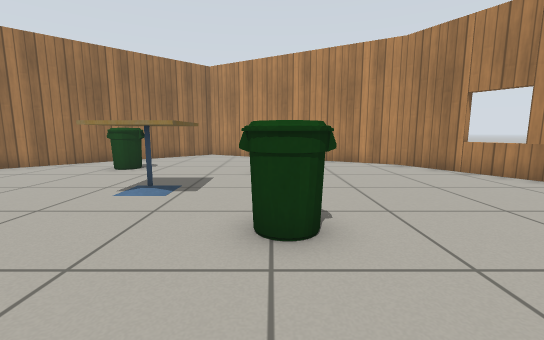
[1] (above)

12 first-person views from a walk through a robot-simulator world made for Gazebo. The camera is 0.67 m above the floor, tilts 8° down and sees 90° across. The floor is counted in squares, 0.5 m on a side. Each view is taken from the middle of a square. On the plan, view 1 faces up. The plan holds only what a view shows up to about 13 squares ahead; the rest is blank. Simple patterns stand in for the simulator's built-in surfaces.

[2]
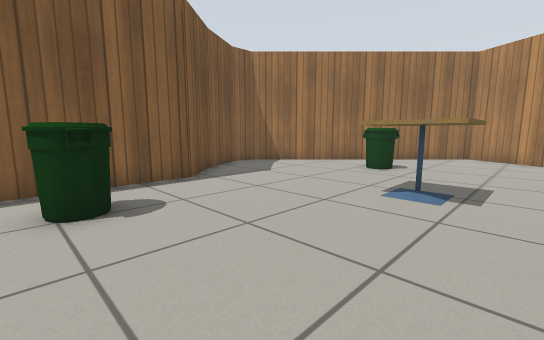

[3]
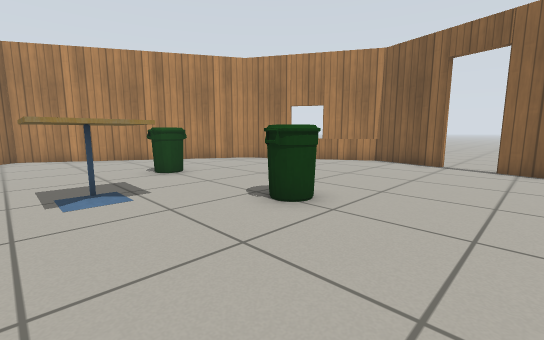

[4]
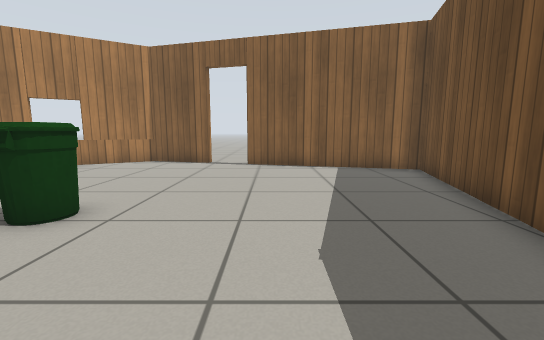

[5]
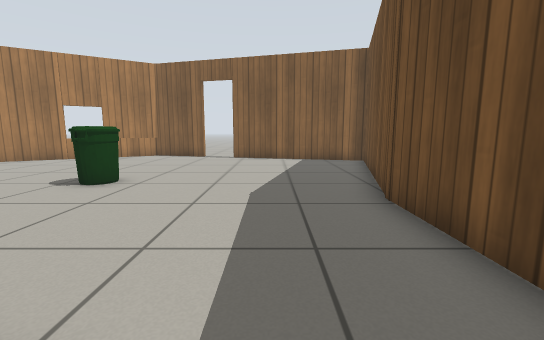

[6]
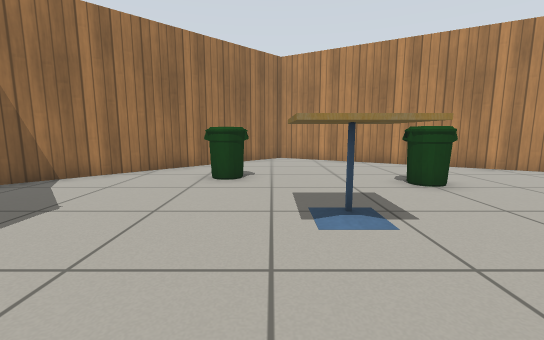

[7]
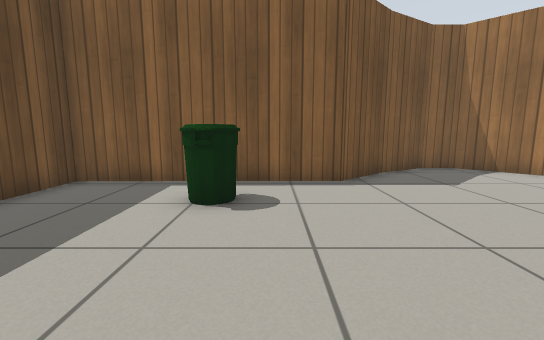

[8]
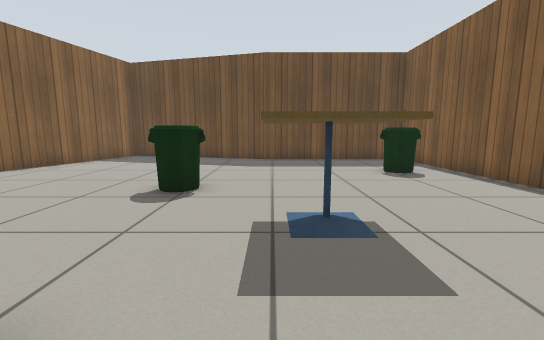

[9]
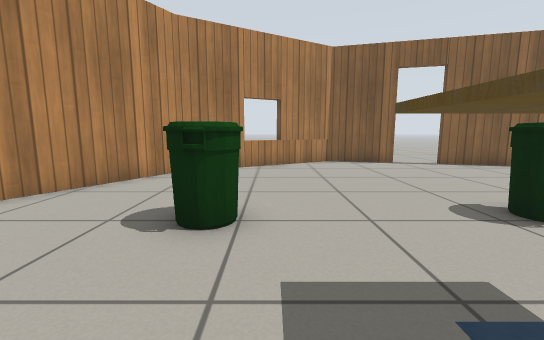

[10]
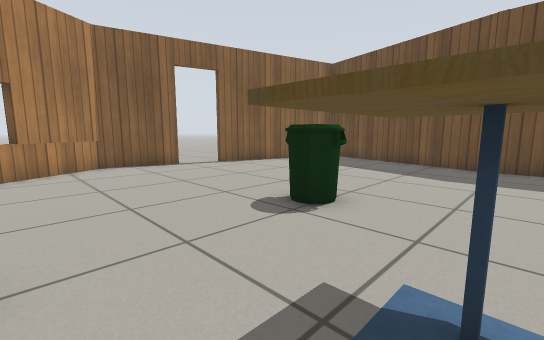

[11]
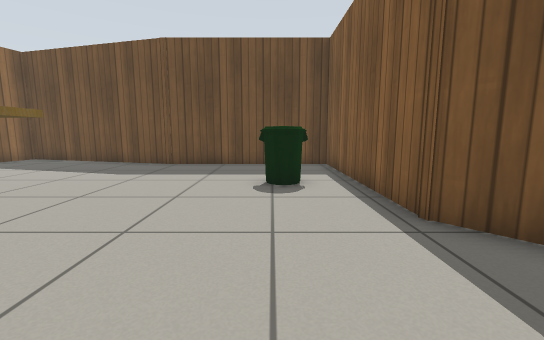

[12]
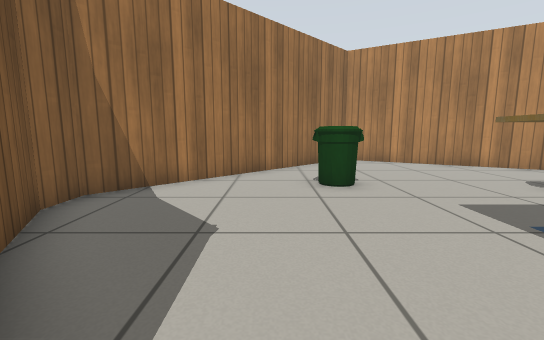

### Floor plan
Points are (right, up) in squares from view 1. A wall is a line through its corners. A room is listed if a view was taken in it or the views show most of it. See-through windows are left out.
Room 1 (views 1, 2, 3, 4, 5, 6, 7, 8, 9, 10, 11, 12)
walls: (-1.9, -3.3) (5.6, -5.3) (7.3, 1.1); (7.7, 2.7) (8.5, 5.3) (5.2, 11.1) (-3.5, 16.1) (-11, 8.6) (-11, 7.5) (-9.9, 5.6); (-10, 5.8) (-8.4, 3.9) (-8.3, -3.3) (-1.5, -3.3)
ways out: open door at (8, 2)
objects: bin (-7, 1) to (-6, 1); bin (-6, 10) to (-5, 10); cafe table (-3, 5) to (-2, 7); bin (0, 3) to (1, 4); bin (0, 9)

Positions as (right, up) in squares from view 1, and headings:
1: (0, 0), facing up
2: (-1, 0), facing up-left
3: (-4, 0), facing up-right
4: (-4, 0), facing right
5: (-7, -1), facing right
6: (-4, 2), facing up
7: (-1, 2), facing left
8: (-2, 10), facing down
9: (-4, 8), facing right
10: (-3, 8), facing down-right
11: (-6, 8), facing down
12: (-7, 3), facing up
